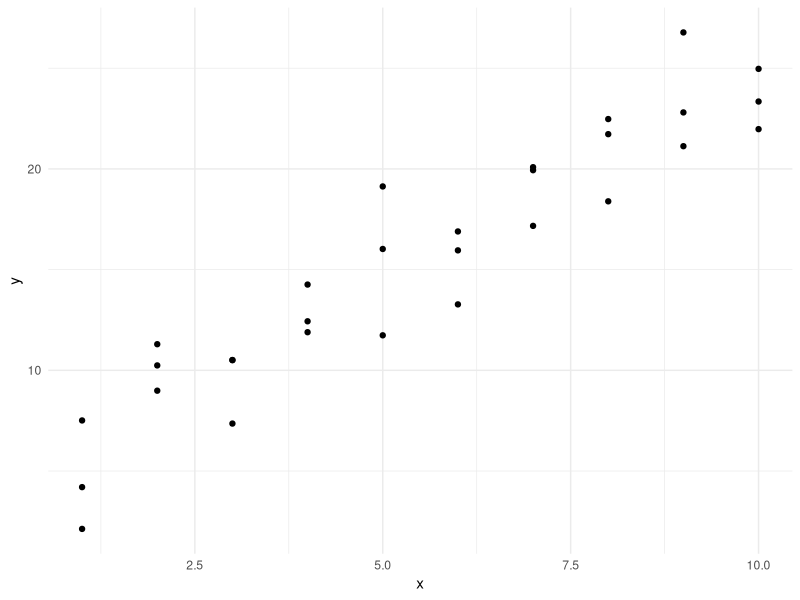
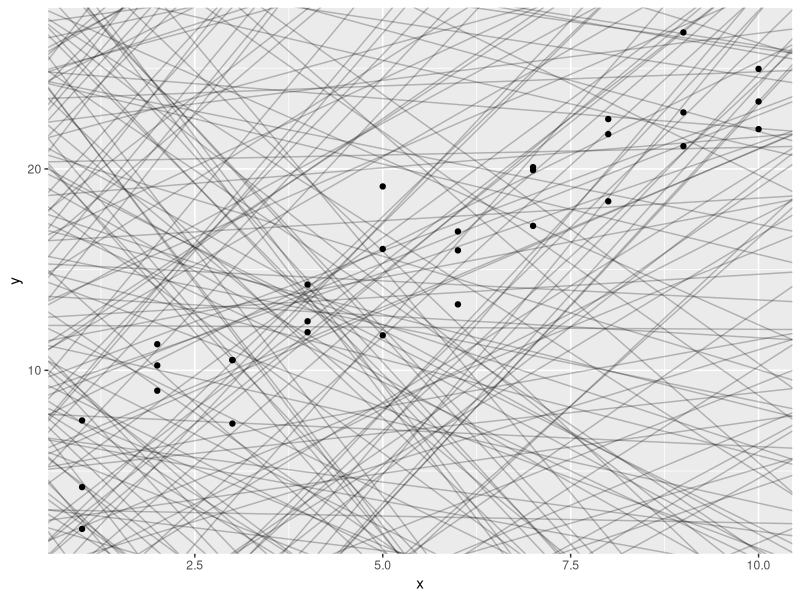
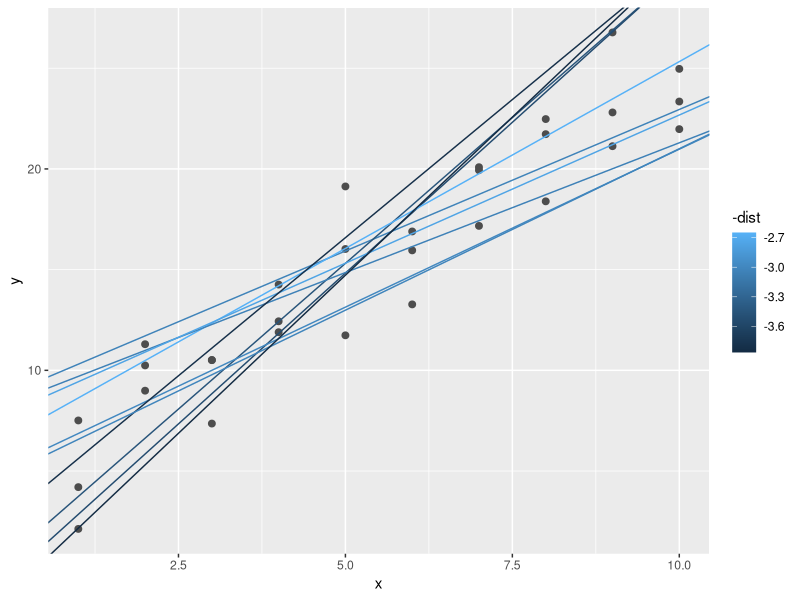
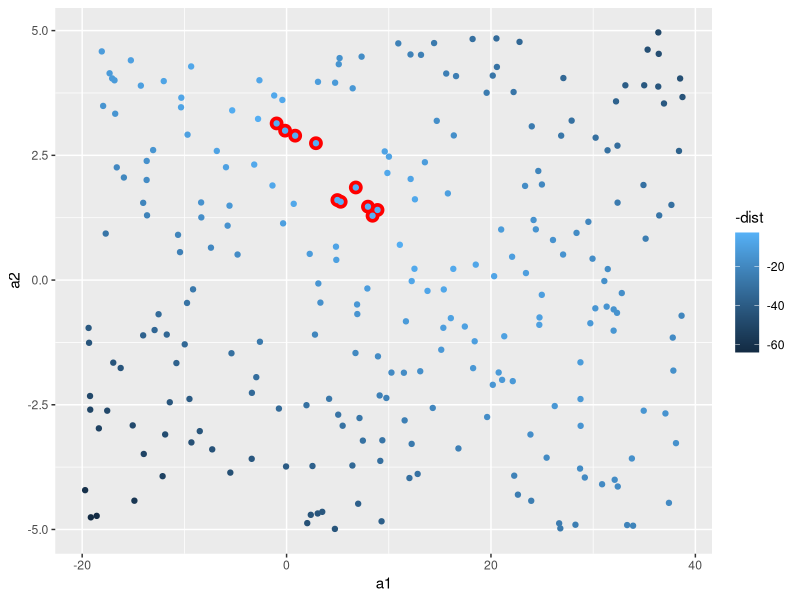
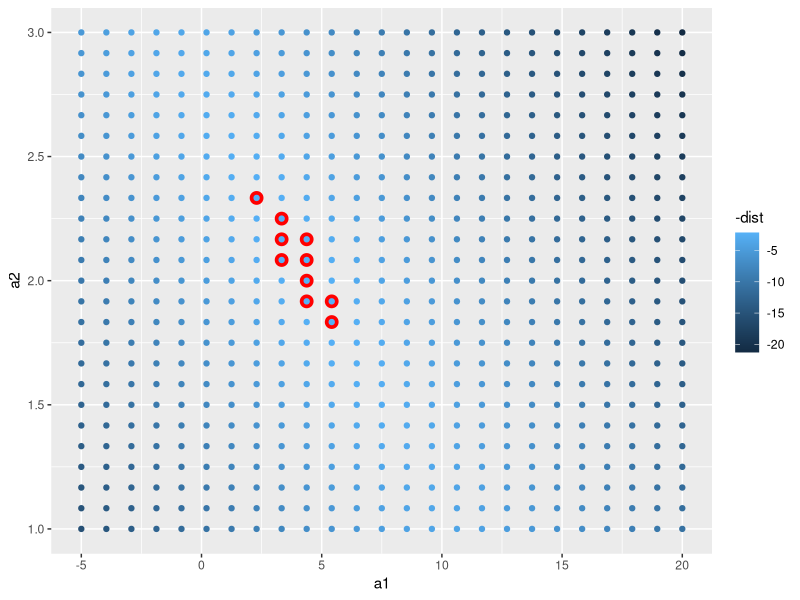
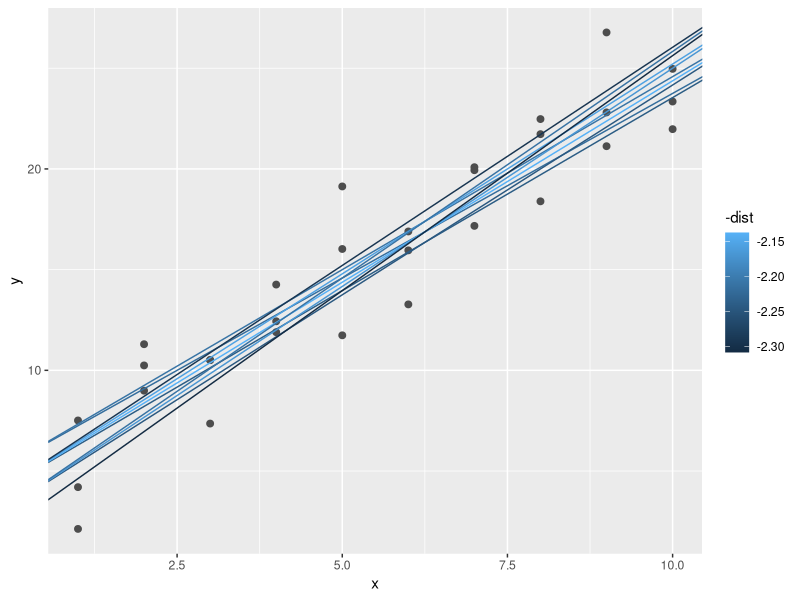
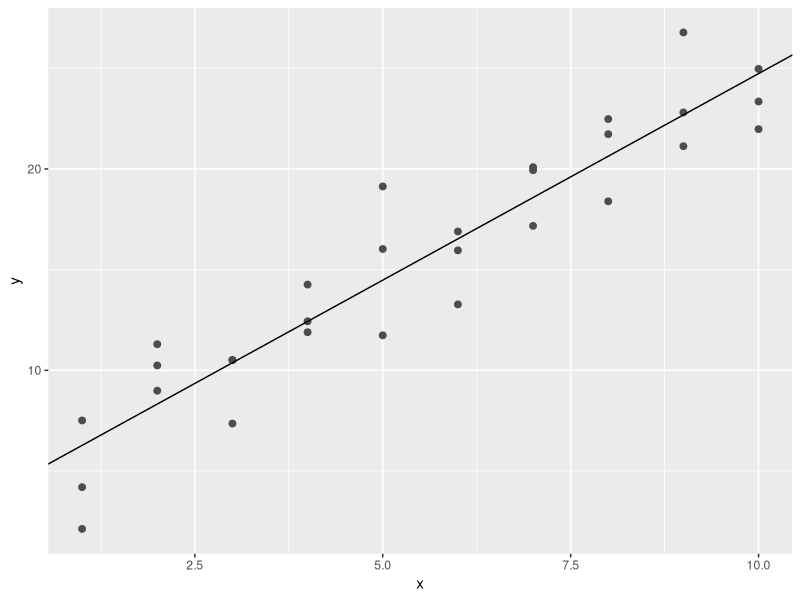

Here is the R script that generated these plots, in order:
## ---- chunk 1
library(ggplot2)
library(modelr)
library(tidyverse)

ggplot(sim1,aes(x,y))+
  geom_point()+theme_minimal()
## ---- chunk 2
models <- tibble(
  a1=runif(250,-20,40),
  a2=runif(250,-5,5)
)
# runif(250,min=-20,max=40)

modelsX <- tibble(
  a1=runif(1,-20,40),
  a2=runif(1,-5,5)
) %>% print()

head(models)

ggplot(data=sim1,aes(x,y))+
  geom_abline(aes(intercept=a1,slope=a2),data=models,alpha=1/4)+
  geom_point()
## ---- chunk 3
model1 <- function(a,data){
  a[1]+data$x*a[2]
}
model1(c(7,1,5),sim1)
## ---- chunk 4
measure_distance <- function(mod,data){
  diff <- data$y - model1(mod,data)
  sqrt(mean(diff^2))
}
measure_distance(c(7,1.5),sim1)
## ---- chunk 5
sim1_dist <- function(a1,a2){
  measure_distance(c(a1,a2),sim1)
}

models <- models %>% 
  mutate(dist=purrr::map2_dbl(a1,a2,sim1_dist))
models
## ---- chunk 6
ggplot(sim1,aes(x,y))+
  geom_point(size=2,colour="grey30")+
  geom_abline(
    aes(intercept=a1,slope=a2,colour=-dist),
    data=filter(models,rank(dist)<=10)
  )
## ---- chunk 7
ggplot(models,aes(a1,a2))+
  geom_point(data=filter(models,rank(dist)<=10),size=4,colour="red")+
  geom_point(aes(colour=-dist))
## ---- chunk 8
grid <- expand.grid(
  a1=seq(-5,20,length=25),
  a2=seq(1,3,length=25)
) %>% 
  mutate(dist=purrr::map2_dbl(a1,a2,sim1_dist))

grid %>% 
  ggplot(aes(a1,a2))+
  geom_point(data=filter(grid,rank(dist)<=10),size=4,colour="red")+
  geom_point(aes(colour=-dist))
## ---- chunk 9
ggplot(sim1,aes(x,y))+
  geom_point(size=2,colour="grey30")+
  geom_abline(
    aes(intercept = a1, slope = a2, colour=-dist),
    data=filter(grid,rank(dist)<=10)
  )
## ---- chunk 10
best <- optim(c(0,0),measure_distance,data=sim1)
best$par
#> [1] 4.22 2.05

# ggplot(sim1,aes(x,y))+
#   geom_point(size=2,colour="light grey")+
#   geom_abline(intercept=c(3,2),slope=c(2,3),colour="blue")

ggplot(sim1,aes(x,y))+
  geom_point(size=2,colour="grey30")+
  geom_abline(intercept=best$par[1],slope=best$par[2])
